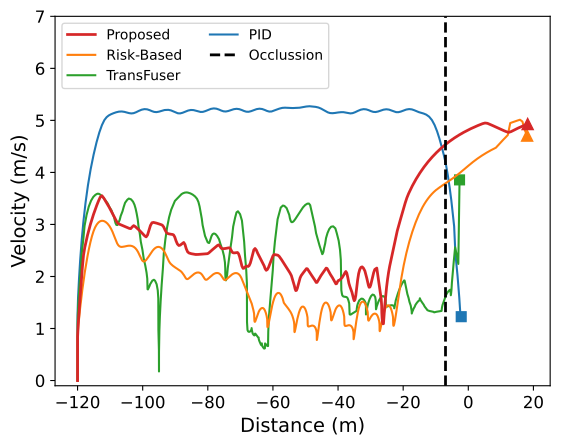

This chart was generated by the following Python code:
import numpy as np
import matplotlib.pyplot as plt
import pandas as pd
from scipy.signal import savgol_filter

import pykalman
from pykalman import KalmanFilter

from scipy.interpolate import interp1d


# smoothing methods
def smooth_data(stats, window_size, cutoff_point = 8):
    smoothed_stats = []
    half_window = window_size // 2
    for i in range(cutoff_point):
        smoothed_stats.append(stats[i])

    for i in range(cutoff_point, len(stats)-cutoff_point):
        # Calculate the window range
        start = max(0, i - half_window)
        end = min(len(stats), i + half_window)
        
        # Average the values within the window
        window_average = sum(stats[start:end]) / window_size
        smoothed_stats.append(window_average)
    for i in range(len(stats)-cutoff_point, len(stats)):
        smoothed_stats.append(stats[i])
    
    return smoothed_stats

def convert_distance(position):
    return [pos - 82 for pos in position]

def plot_stats(safe_v, safe_position, risk_v, risk_position, transfuser_v, transfuser_position, pid_v, pid_position): # , transfuser_v, risk_v):
    with open(safe_v, 'r') as file:
        safe_v_stats = [list(map(float, line.split())) for line in file]
    
    with open(safe_position, 'r') as file:
        safe_pos = [list(map(float, line.split())) for line in file]
        safe_pos = convert_distance(safe_pos[0])

    with open(risk_v, 'r') as file:
        risk_v_stats = [list(map(float, line.split())) for line in file]
    
    with open(risk_position, 'r') as file:
        risk_pos = [list(map(float, line.split())) for line in file]
        risk_pos = convert_distance(risk_pos[0])
        
    with open(transfuser_v, 'r') as file:
        transfuser_v_stats = [list(map(float, line.split())) for line in file]
    
    with open(transfuser_position, 'r') as file:
        transfuser_pos = [list(map(float, line.split())) for line in file]
        transfuser_pos = convert_distance(transfuser_pos[0])

    with open(pid_v, 'r') as file:
        pid_v_stats = [list(map(float, line.split())) for line in file]
    
    with open(pid_position, 'r') as file:
        pid_pos = [list(map(float, line.split())) for line in file]
        pid_pos = convert_distance(pid_pos[0])



    fig, ax1 = plt.subplots()

    # PID
    smooth_pid_v = smooth_data(pid_v_stats[0], 12)
    smooth_pid_v = smooth_data(smooth_pid_v, 12)
    collision_point_pid = smooth_pid_v[-1]
    ax1.plot(pid_pos, smooth_pid_v, color='tab:blue', label='PID')
    ax1.plot(pid_pos[-1], collision_point_pid, color='tab:blue', marker='s', markersize=7)

    # transfuser
    smooth_transfuser_v = smooth_data(transfuser_v_stats[0], 12)
    smooth_transfuser_v = smooth_data(smooth_transfuser_v, 8, 1)
    collision_point_transfuser = smooth_transfuser_v[-1]
    ax1.plot(transfuser_pos, smooth_transfuser_v, color='tab:green', label='TransFuser')
    ax1.plot(transfuser_pos[-1], collision_point_transfuser, color='tab:green', marker='s', markersize=7)
    
    # risk-based
    smooth_risk_v = smooth_data(risk_v_stats[0], 15)
    smooth_risk_v = smooth_data(smooth_risk_v, 12)
    safe_point_risk = smooth_risk_v[-1]
    ax1.plot(risk_pos, smooth_risk_v, color='tab:orange', label='Risk-Based')
    ax1.plot(risk_pos[-1], safe_point_risk, color='tab:orange', marker='^', markersize=8)
    
    # safe control
    smooth_safe_v = smooth_data(safe_v_stats[0], window_size=10)
    safe_point = smooth_safe_v[-1]
    ax1.plot(safe_pos, smooth_safe_v, color='tab:red', label='Proposed', linewidth='2')
    ax1.plot(safe_pos[-1], safe_point, color='tab:red', marker='^', markersize=8)
    
    # occlusion position
    plt.axvline(x=-7, color='k', linestyle='--', linewidth=2, label='Occlussion')
    
    # x & y label
    ax1.set_ylabel('Velocity (m/s)', fontsize=14)
    ax1.tick_params(labelsize=12)
    ax1.set_ylim(-0.1,7)
    ax1.tick_params(axis='y')
    plt.yticks(fontsize=12)
    ax1.set_xlabel('Distance (m)', fontsize=14)

    # legend & label
    handles, labels = plt.gca().get_legend_handles_labels()
    order = [3, 2, 1, 0, 4]
    plt.legend([handles[i] for i in order], [labels[i] for i in order], ncol=2, loc='upper left', fontsize=10)

    # plt.show()
    plt.savefig("velocity_distance.pdf", format="pdf", bbox_inches='tight')
    plt.clf()

    
if __name__ == '__main__':
    safe_v = 'safe_velocity.txt'
    safe_position = 'safe_position.txt'
    risk_v = 'risk_velocity.txt'
    risk_position = 'risk_position.txt'
    transfuser_v = 'transfuser_velocity.txt'
    transfuser_position = 'transfuser_position.txt'
    pid_v = 'pid_velocity.txt'
    pid_pos = 'pid_pos.txt'

    plot_stats(safe_v, safe_position, risk_v, risk_position, transfuser_v, transfuser_position, pid_v, pid_pos)
